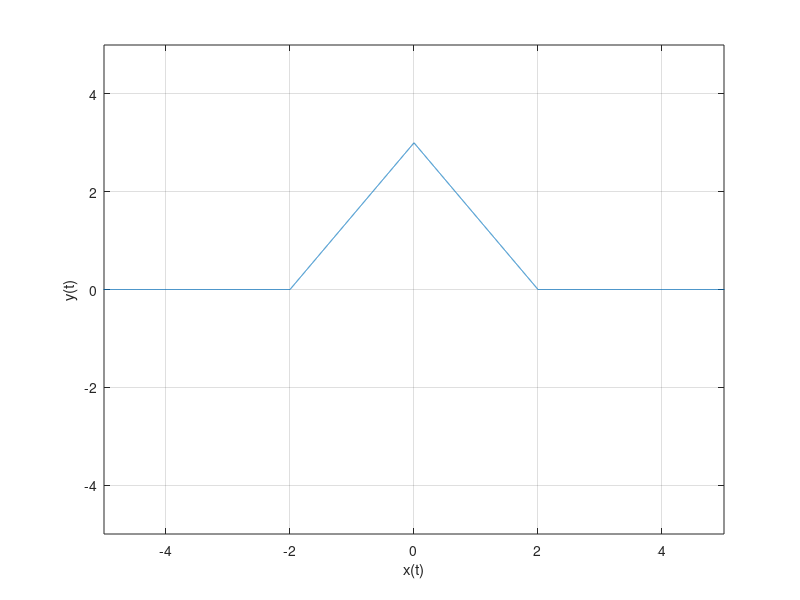

Recreate this plot in MATLAB.
t=-8:0.001:8;
x=zeros(size(t));
t1= t>=-2 & t<=-1;
x(t1)=3*t(t1)/2+3;
t2= t>-1 & t<=0;     
x(t2) = 3*t(t2)/2+3;
t3 = t>0 & t<=1;
x(t3) = -3*t(t3)/2+3;
t4 = t>1 & t<=2;
x(t4) =-3*t(t4)/2+3;

plot(t,x);
xlim([-5  5]);
ylim([-5 5]);
xlabel('x(t)');
ylabel('y(t)');
grid on;
